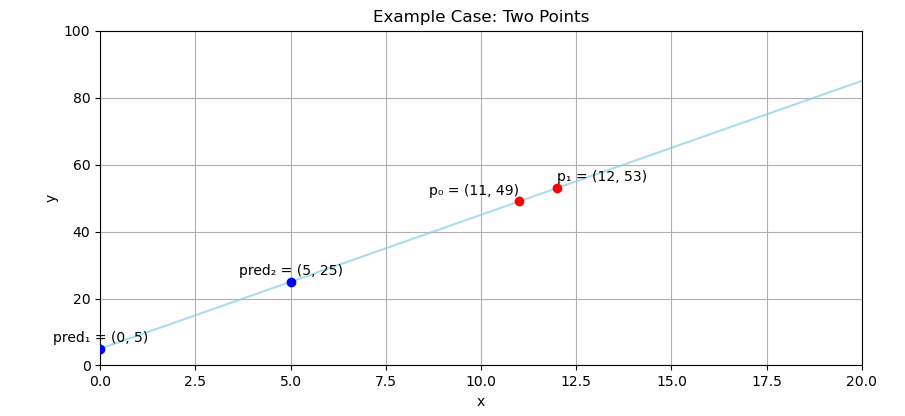

Source code (Python):
import matplotlib.pyplot as plt
import numpy as np

# Define the two points
p0 = (11, 49)
p1 = (12, 53)

pr1 = (0, 5)
pr2 = (5, 25)
pr3 = (12, 53)

# Define the linear function y = 4x + 5
def linear_func(x):
    return 4 * x + 5

# Generate x values for plotting the line
x_vals = np.linspace(0, 20, 400)
y_vals = linear_func(x_vals)

# Plot the line with a soft blue color and transparency
plt.plot(x_vals, y_vals, color='skyblue', alpha=0.7)

# Plot the points
plt.scatter(*p0, color='red', zorder=5)
plt.scatter(*p1, color='red', zorder=5)

plt.scatter(*pr1, color='blue', zorder=5)
plt.scatter(*pr2, color='blue', zorder=5)

# Show coordinates next to each point
plt.text(p0[0], p0[1]+2, f'p₀ = {p0}', ha='right')
plt.text(p1[0], p1[1]+2, f'p₁ = {p1}', ha='left')

plt.text(pr1[0], pr1[1]+2, f'pred₁ = {pr1}', ha='center')
plt.text(pr2[0], pr2[1]+2, f'pred₂ = {pr2}', ha='center')

# Customize the plot
plt.title('Example Case: Two Points')
plt.xlabel('x')
plt.ylabel('y')
plt.xlim(0, 20)
plt.ylim(0, 100)
plt.grid(True)
plt.axhline(0, color='black', linewidth=0.5)
plt.axvline(0, color='black', linewidth=0.5)
plt.tight_layout()

# Show the plot
plt.show()
